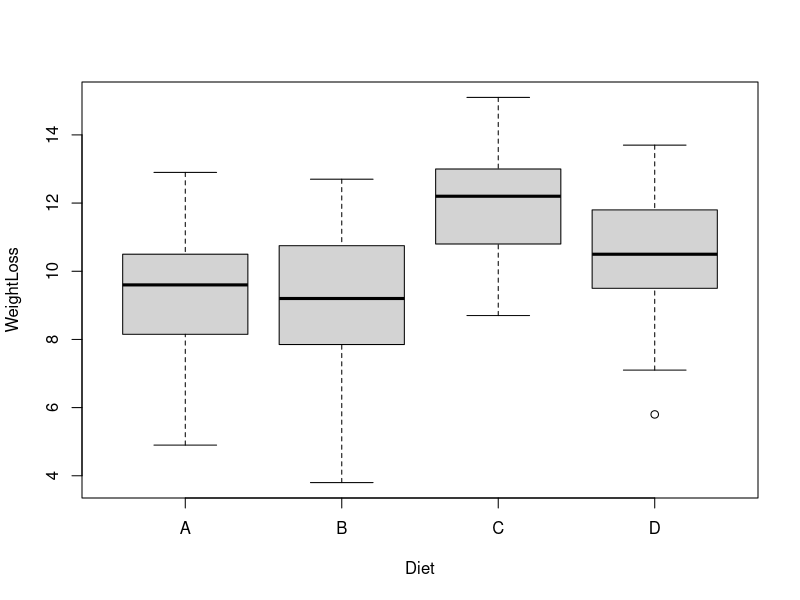
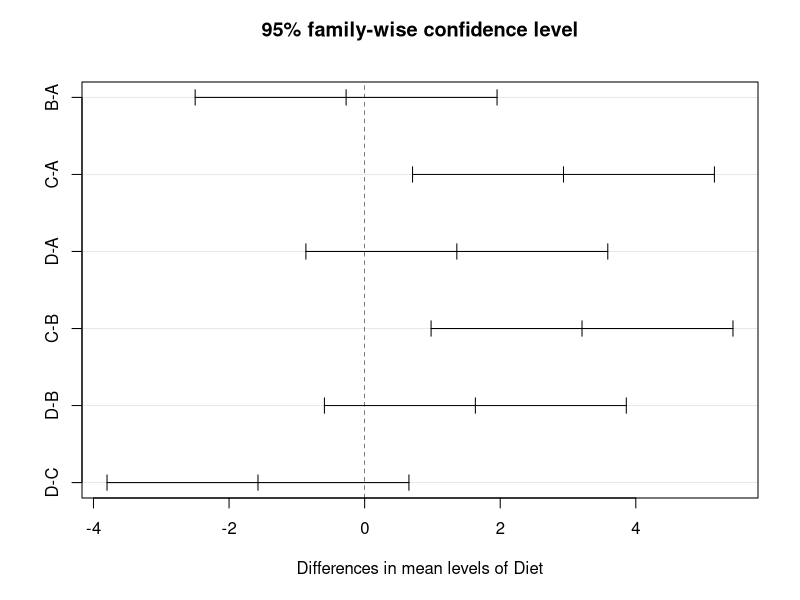
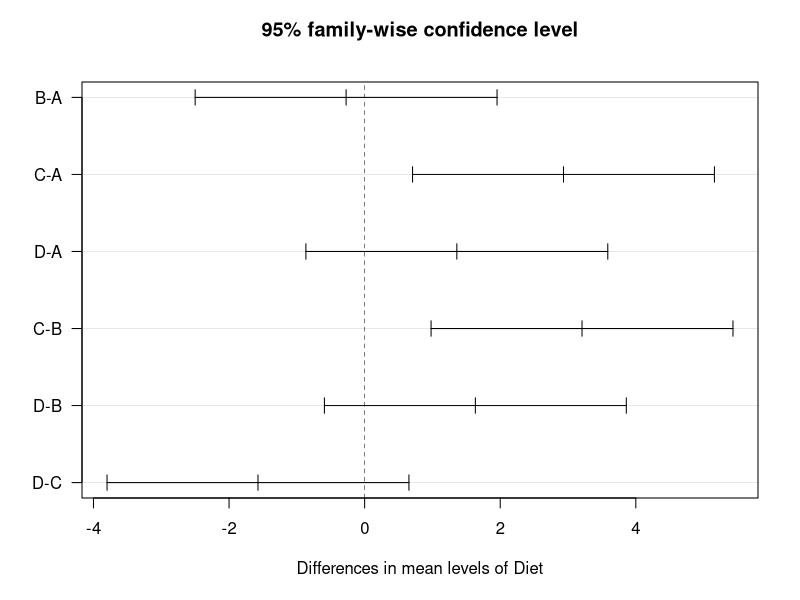

Write R code to recreate these figures, in order.
DietData = read.table(file='data/DietWeightLoss.txt', header=T, sep='\t')
head(DietData)
dim(DietData)
names(DietData)

WeightLoss = DietData$WeightLoss
Diet = DietData$Diet
class(WeightLoss)
class(Diet)
levels(Diet)

?aov
boxplot(WeightLoss~Diet)

# Ho: Mean weight loss is same for all diets
ANOVA1 = aov(WeightLoss~Diet)
ANOVA1
summary(ANOVA1)
attributes(ANOVA1)
ANOVA1$coefficients

TukeyHSD(ANOVA1)
plot(TukeyHSD(ANOVA1))
plot(TukeyHSD(ANOVA1), las=1)

kruskal.test(WeightLoss~Diet)
